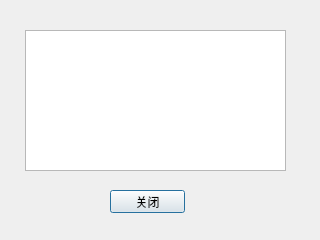
<?xml version="1.0" encoding="UTF-8"?>
<ui version="4.0">
 <class>RmtMessageBox</class>
 <widget class="QDialog" name="RmtMessageBox">
  <property name="geometry">
   <rect>
    <x>0</x>
    <y>0</y>
    <width>320</width>
    <height>240</height>
   </rect>
  </property>
  <property name="windowTitle">
   <string>Dialog</string>
  </property>
  <widget class="QPushButton" name="pushButton">
   <property name="geometry">
    <rect>
     <x>110</x>
     <y>190</y>
     <width>75</width>
     <height>23</height>
    </rect>
   </property>
   <property name="text">
    <string>关闭</string>
   </property>
  </widget>
  <widget class="QTextBrowser" name="textBrowser">
   <property name="geometry">
    <rect>
     <x>25</x>
     <y>30</y>
     <width>261</width>
     <height>141</height>
    </rect>
   </property>
  </widget>
 </widget>
 <resources/>
 <connections>
  <connection>
   <sender>pushButton</sender>
   <signal>clicked()</signal>
   <receiver>RmtMessageBox</receiver>
   <slot>close()</slot>
   <hints>
    <hint type="sourcelabel">
     <x>137</x>
     <y>201</y>
    </hint>
    <hint type="destinationlabel">
     <x>159</x>
     <y>119</y>
    </hint>
   </hints>
  </connection>
 </connections>
</ui>
